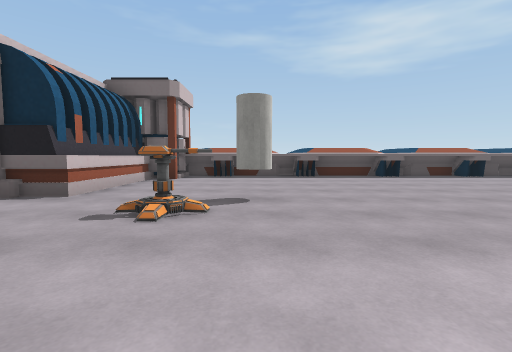
[1] (above)

13 first-person views from a walk through a scene from a Unity 3-D project. The camera is 1.2 m above the floor, tilts 4° down and sees 85° across. The floor is counted in squares, 2 m on a side. Each view is taken from the middle of a square. On the plan, view 1 faces up. The plan holds only what a view shows up to about 9 squares ahead; the rest is blank. The place goes on beyond the plan. The player is left out. Some animated figures are left out. Door leaves are left out, so doorways stand open. Some surface patterns are stand-ins.

[2]
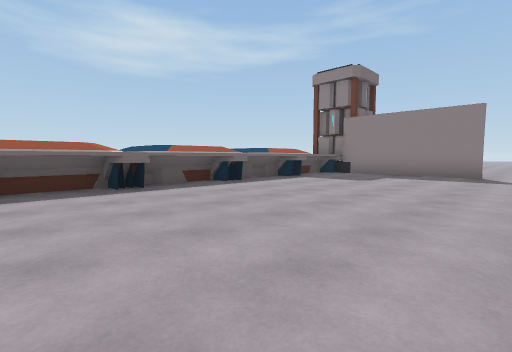

[3]
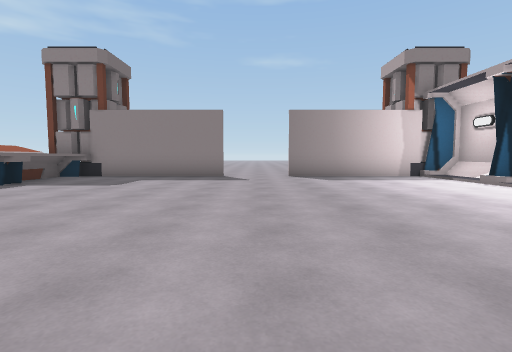

[4]
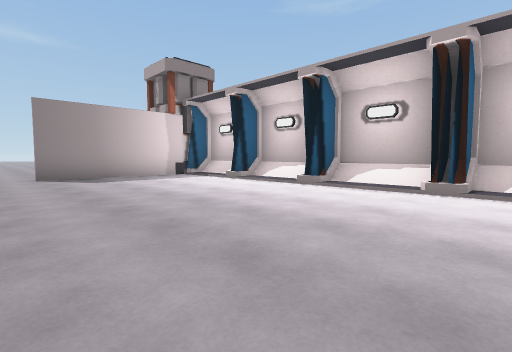

[5]
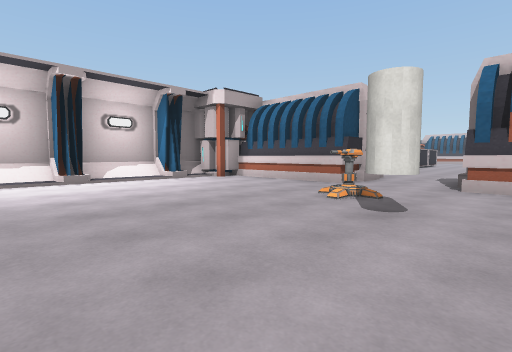

[6]
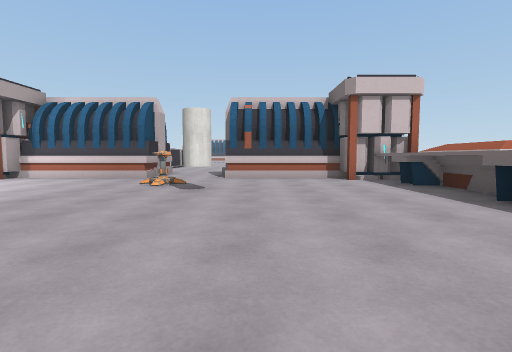

[7]
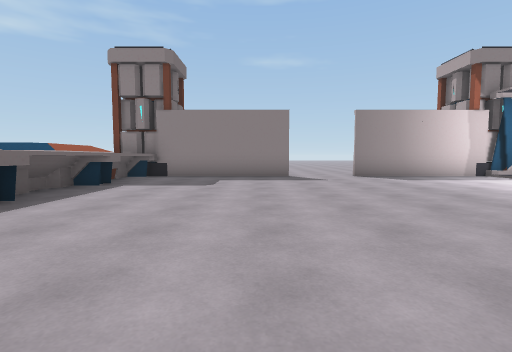

[8]
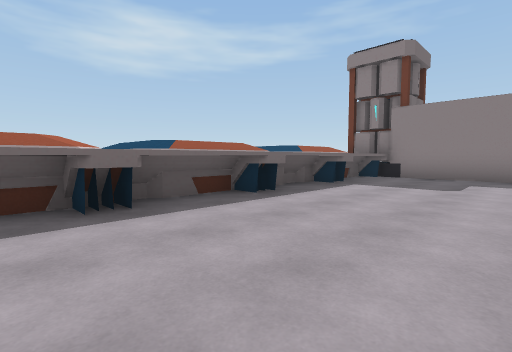

[9]
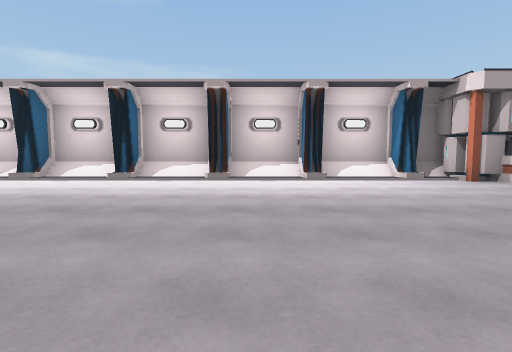

[10]
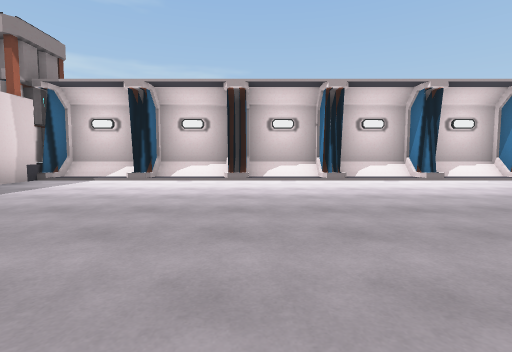

[11]
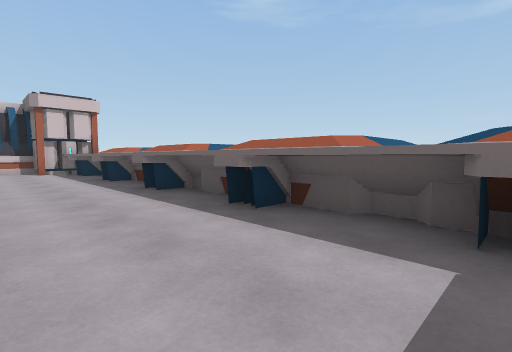

[12]
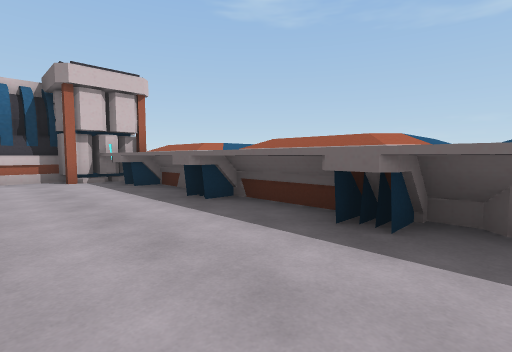

[13]
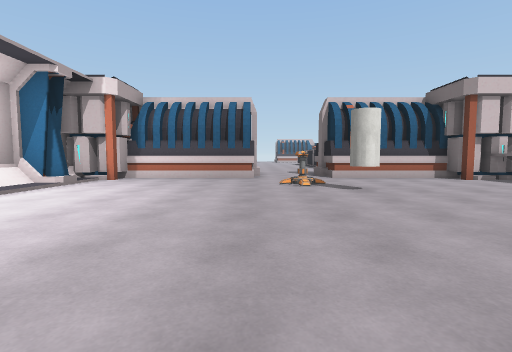

### Floor plan
Key: @ floor where view 1 was taken; # wall or solid block; . floor; / step, stairs or slope; D open door; ^ raised ledge; B battery; C container; G gun; Y cylinder.
Columns run from 7 left of view 1 to 13 right of it. Each row starts with its distance up from view 1.
 11            CC C
 10        C   CC CCC
  9     BBCCCCCCCCCCCCCBB
  8     #B^^^^^^^^^^^^^#B
  7     #..............#
  6     #..............#
  5    ##..............#
  4   .#... ..........DD
  3 ......GY..........DD
  2 .. ##.............DD
  1     #..............#
  0     #..@...........#
 -1     #..............#
 -2     #B////////////##B
 -3    B###############BB

Positions as (right, up) in squares from view 1, and headings:
1: (0, 0), facing up
2: (2, 3), facing up-right
3: (3, 3), facing right
4: (3, 3), facing down-right
5: (3, 5), facing down-left
6: (5, 5), facing left
7: (3, 5), facing right
8: (3, 5), facing up-right
9: (3, 5), facing down
10: (6, 5), facing down
11: (9, 6), facing up-left
12: (5, 6), facing up-left
13: (5, 2), facing left
